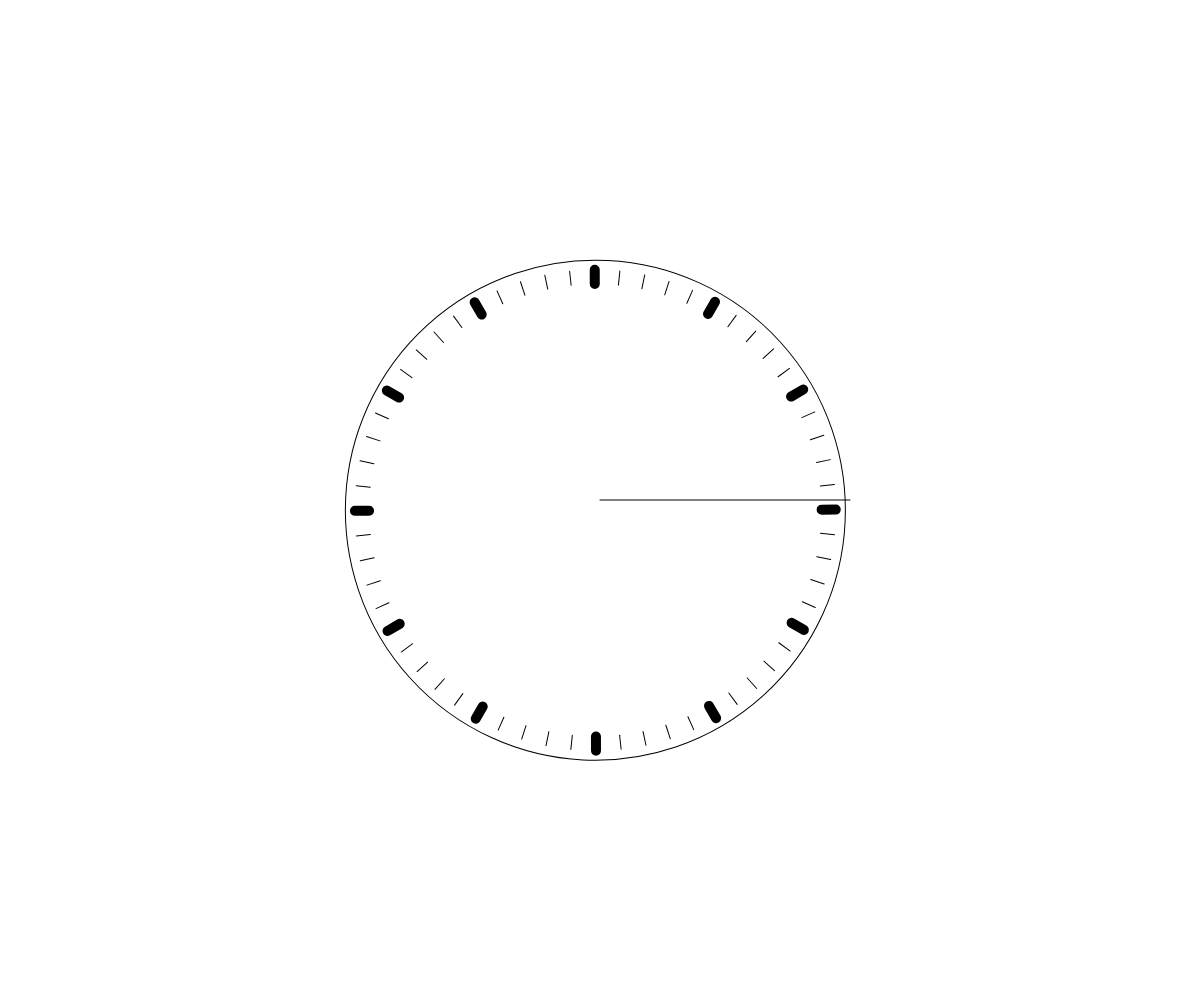
Frame 1 (no input)
Frame 60 (no input): identical to frame 1, image omitted
Frame 120 (the mouse pressed at the canvas centre since frame 60): identical to frame 1, image omitted

The p5.js sketch that drew this single still picture (run headless with seeded random() and noise() and a simulated clock; from frame 60 on, the mouse is pressed at the canvas centre):

// p5.js sketch
// ── sketch.js
// Project Title
// Your Name
// Date
//
// Extra for Experts:
// - describe what you did to take this project "above and beyond"

let counter =3;
function setup() {
  createCanvas(windowWidth, windowHeight);
}

function draw() {
  background(255);
  drawClock();
  hands();
}
function drawClock(){
  push();
  rotate(radians(2.85));
  translate(20,-20);
  circle(width/2,height/2,500);
  translate(width/2,height/2);
  let y = 170;
  for(let i = 0; i<60;i++){
    if(counter === 5){
      strokeWeight(10);
      counter = 0;
    }
    line(170,y,160,y-10);
    strokeWeight(1);
    rotate(radians(6));
    counter++;
  }
  pop();
}
function hands(){
  push();
  translate(width/2,height/2);
  line(0,0,250,0);
  pop();
}
